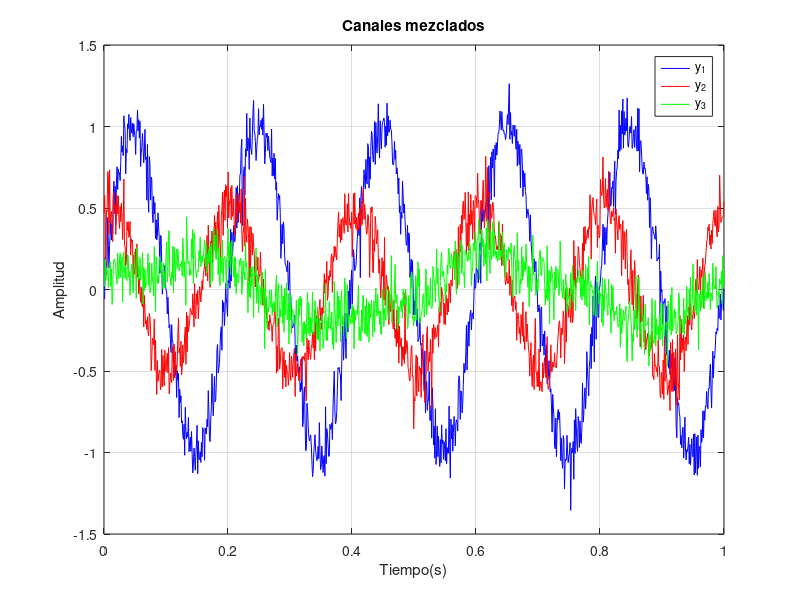

Here is the MATLAB script that generated this plot:
%=====================================================================
% PROBLEMA 1.2
% Matematica computacional para telecomunicaciones.
% Un enfoque practico con Octave y Matlab.
% Irene Gomez Bueno y Pablo Guerrero Garcia.
%
% Ejecutar desde esta carpeta tras haber ejecutado iniciar.m en la raiz
% del repositorio.
%=====================================================================

disp('--------------------------------------------')
disp('PROBLEMA 1.2')
disp('--------------------------------------------')

clear all; close all; format compact;

disp('Apartado a)')
t = linspace(0,1,1000);
x1 = sin(2*pi*5*t) + 0.1*randn(size(t));
x2 = 0.5*sin(2*pi*5*t + pi/2) + 0.1*randn(size(t));
x3 = 1 + 0.2*sin(2*pi*2*t) + 0.1*randn(size(t));
X = [x1; x2; x3];
size(X)

disp('Apartado b)')
energia_filas = sum(X.^2, 2) %cada fila de X es una señal

disp('Apartado c)')
N = size(X,2); %numero de muestras de cada canal
Xc = zeros(size(X));
for k = 1:3
    offset = sum(X(k,:))/N; %valor medio del canal k
    Xc(k,:) = X(k,:) - offset;
end
sum(Xc,2)/N %los valores medios de las señales corregidas son practicamente nulos

disp('Apartado d)')
A = [1 0.1 0; 0.1 1 0.1; 0 0.1 1];
Y = A*Xc; %cada fila de Y es una combinacion lineal de las filas de Xc

figure;
plot(t,Y(1,:),'b',t,Y(2,:),'r',t,Y(3,:),'g');
grid on;
title('Canales mezclados');
xlabel('Tiempo(s)');
ylabel('Amplitud');
legend('y_1','y_2','y_3');
